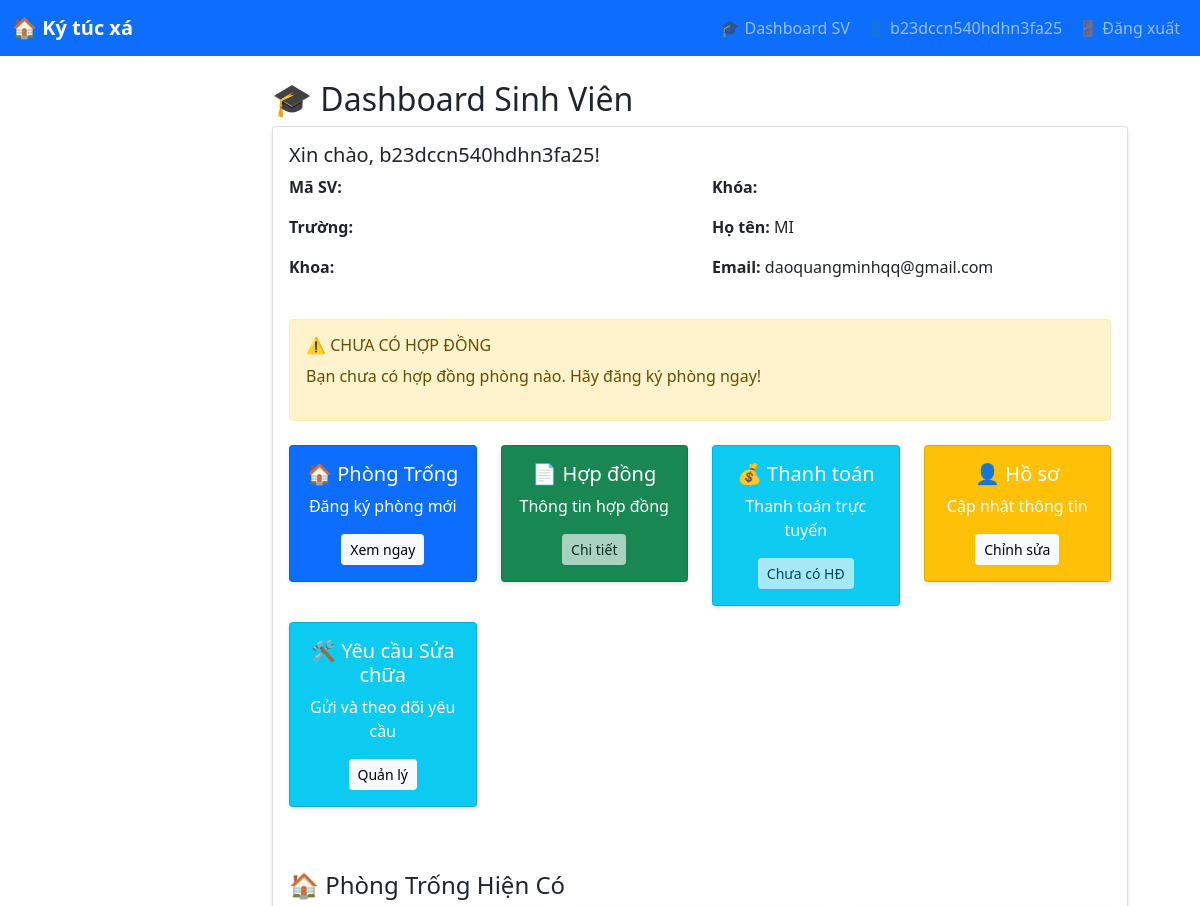
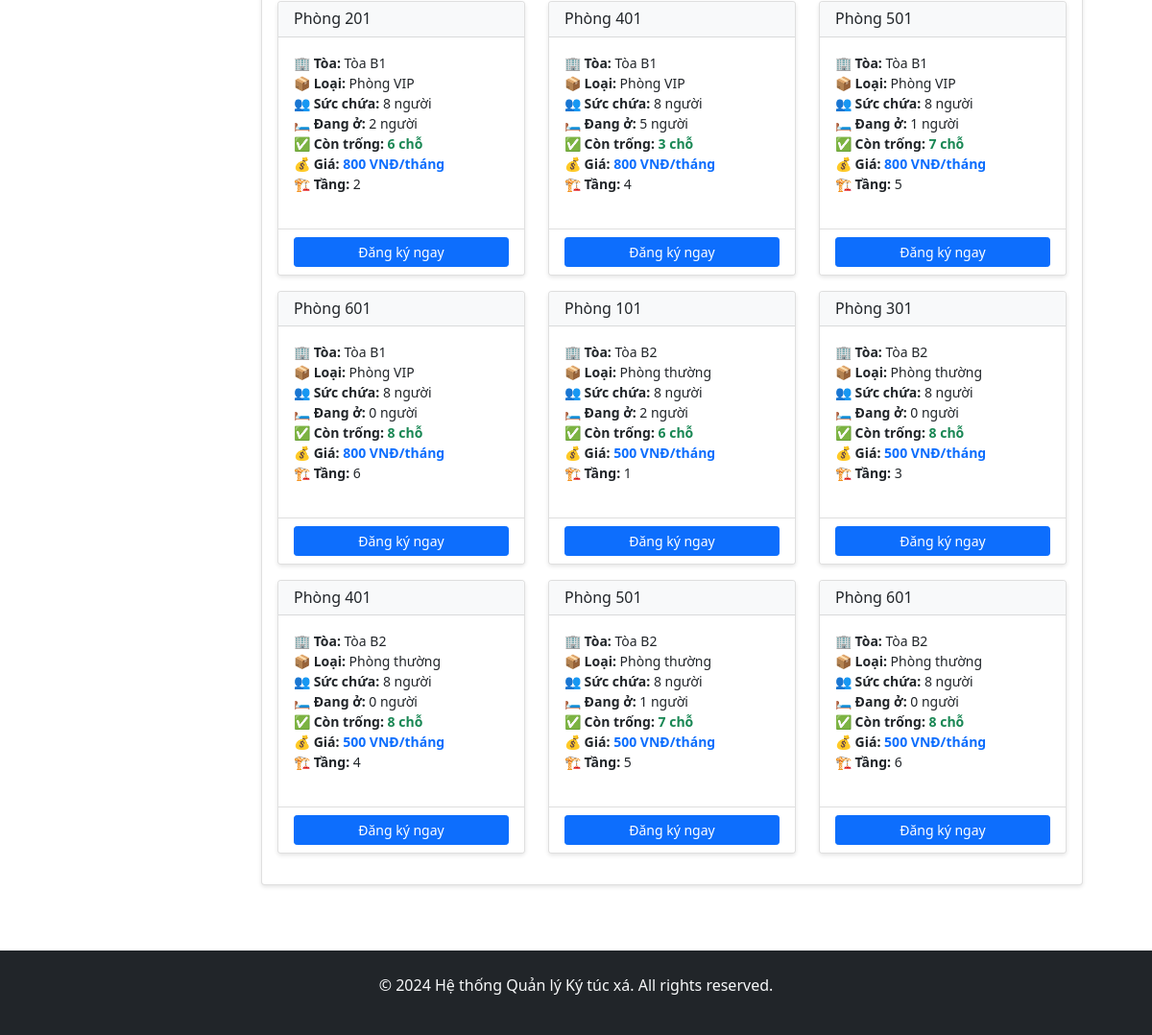
Before: /student/dashboard/ (signed in) with the older database file (2 pictures, top to bottom).
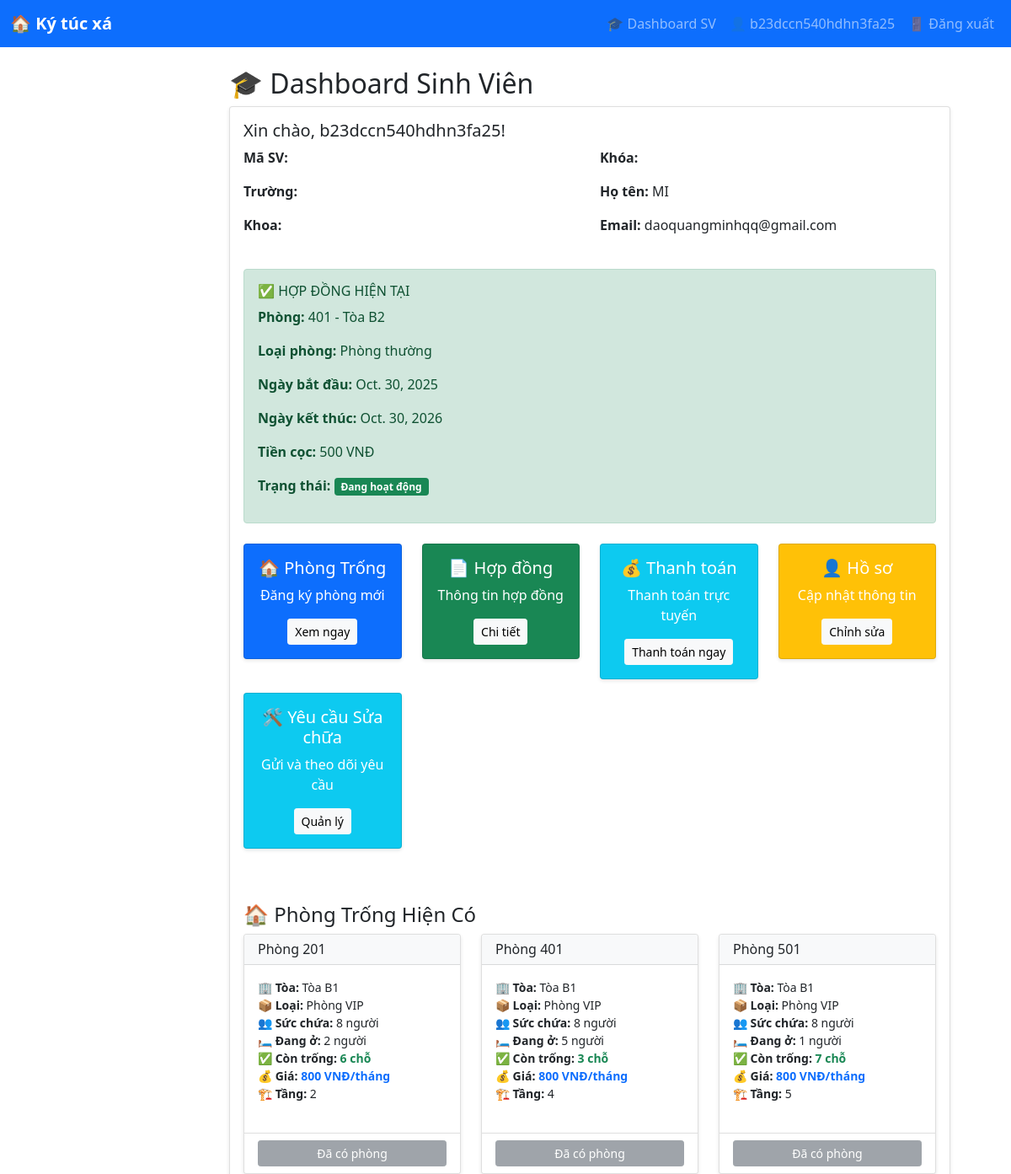
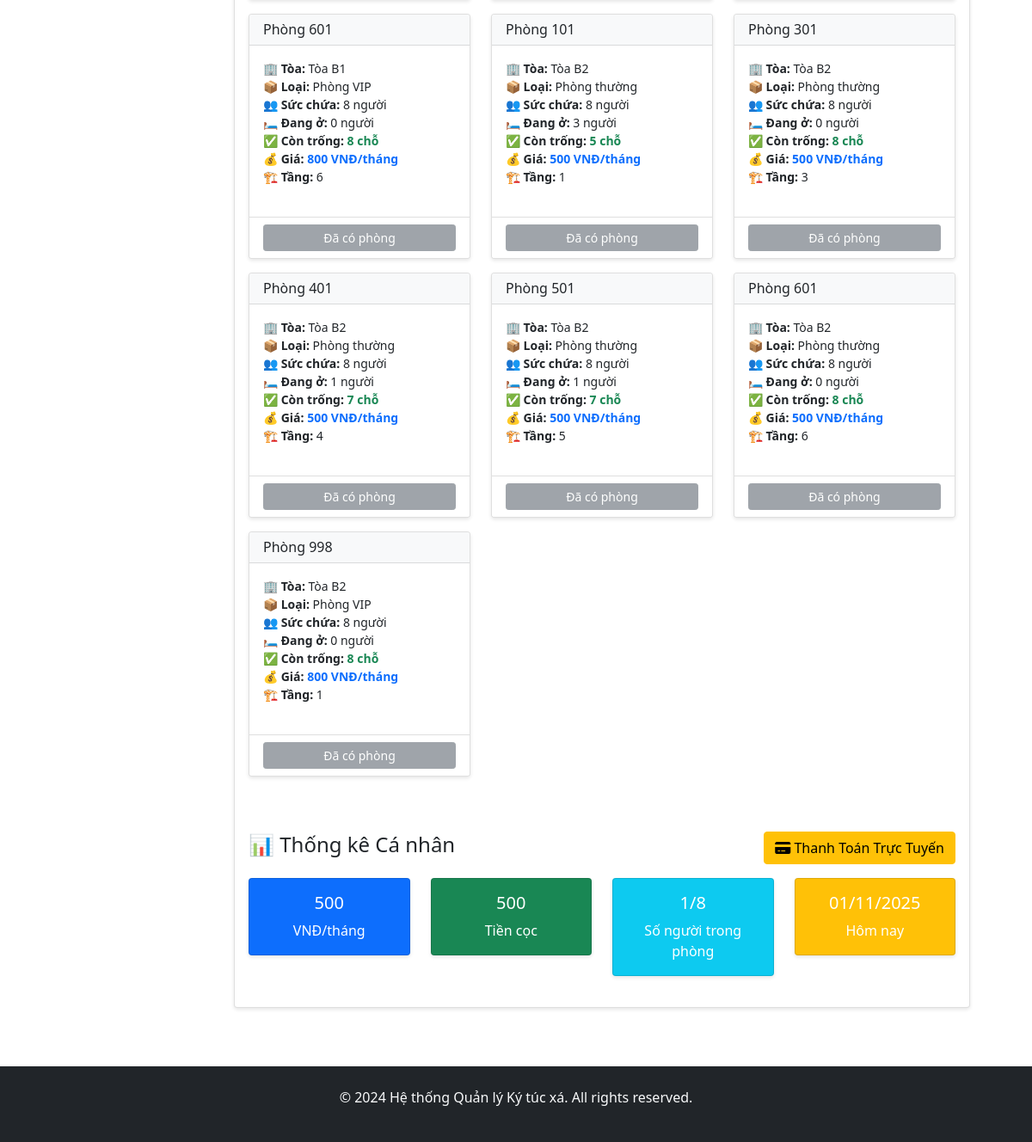
After: the same page with the newer database file (2 pictures, top to bottom).
### dormitory/models.py (models this page shows, shortened)
class Room(models.Model):
    room_number = models.CharField(max_length=10)
    building = models.ForeignKey(Building, on_delete=models.CASCADE)
    room_type = models.ForeignKey(RoomType, on_delete=models.CASCADE)
    floor = models.IntegerField()
    status_choices = (
        ('available', 'Còn trống'),
        ('occupied', 'Đã thuê'),
        ('maintenance', 'Bảo trì'),
    )
    status = models.CharField(max_length=20, choices=status_choices, default='available')
    current_occupancy = models.IntegerField(default=0)
    notes = models.TextField(blank=True)
    class Meta:
        unique_together = ['building', 'room_number']
    def is_available(self):
        return self.current_occupancy < self.room_type.capacity and self.status == 'available'
    def get_available_slots(self):
        return self.room_type.capacity - self.current_occupancy

class Building(models.Model):
    name = models.CharField(max_length=100)
    address = models.TextField()
    total_floors = models.IntegerField()
    description = models.TextField(blank=True)
    created_at = models.DateTimeField(auto_now_add=True)

class RoomType(models.Model):
    name = models.CharField(max_length=100)  # Phòng đơn, đôi, tập thể
    capacity = models.IntegerField()
    price_per_month = models.DecimalField(max_digits=10, decimal_places=2)
    description = models.TextField(blank=True)

class Contract(models.Model):
    contract_number = models.CharField(max_length=20, unique=True)
    student = models.ForeignKey(Student, on_delete=models.CASCADE)
    room = models.ForeignKey(Room, on_delete=models.CASCADE)
    start_date = models.DateField()
    end_date = models.DateField()
    deposit = models.DecimalField(max_digits=10, decimal_places=2)
    status_choices = (
        ('active', 'Đang hoạt động'),
        ('expired', 'Đã hết hạn'),
        ('terminated', 'Đã chấm dứt'),
    )
    status = models.CharField(max_length=20, choices=status_choices, default='active')
    created_at = models.DateTimeField(auto_now_add=True)

### dormitory/views.py (the view)
# urls.py: path('student/dashboard/', views.student_dashboard, name='student_dashboard'),
@login_required
def student_dashboard(request):
    if request.user.user_type != 'student':
        messages.error(request, "Bạn không có quyền truy cập trang này")
        return redirect('home')
    try:
        student = Student.objects.get(user=request.user)
        current_contract = Contract.objects.filter(
            student=student,
            status='active'
        ).first()
        available_rooms = Room.objects.filter(
            status='available'
        ).select_related('building', 'room_type')
        available_rooms = [room for room in available_rooms if room.is_available()]
        context = {
            'student': student,
            'current_contract': current_contract,
            'available_rooms': available_rooms,
        }
        return render(request, 'dormitory/student_dashboard.html', context)
    except Student.DoesNotExist:
        return redirect('complete_profile')

### dormitory/templates/dormitory/student_dashboard.html (shortened to what the changed rows need)
{% extends 'base.html' %}
{% block content %}
<div class="container">
    <div class="row">
        <div class="col-md-12">
            <h2>🎓 Dashboard Sinh Viên</h2>
            <div class="card">
                <div class="card-body">
                    {% if current_contract %}
                    <div class="alert alert-success">
                        <h6>✅ HỢP ĐỒNG HIỆN TẠI</h6>
                        <p><strong>Phòng:</strong> {{ current_contract.room.room_number }} - {{ current_contract.room.building.name }}</p>
                        <p><strong>Loại phòng:</strong> {{ current_contract.room.room_type.name }}</p>
                        <p><strong>Ngày bắt đầu:</strong> {{ current_contract.start_date }}</p>
                        <p><strong>Ngày kết thúc:</strong> {{ current_contract.end_date }}</p>
                        <p><strong>Tiền cọc:</strong> {{ current_contract.deposit|floatformat:0 }} VNĐ</p>
                        <p><strong>Trạng thái:</strong> <span class="badge bg-success">{{ current_contract.get_status_display }}</span></p>
                    </div>
                    {% else %}
                    <div class="alert alert-warning">
                        <h6>⚠️ CHƯA CÓ HỢP ĐỒNG</h6>
                        <p>Bạn chưa có hợp đồng phòng nào. Hãy đăng ký phòng ngay!</p>
                    </div>
                    {% endif %}
                    <div class="row mt-4">
                        <div class="col-md-3">
                            <div class="card text-white bg-success mb-3">
                                <div class="card-body text-center">
                                    <h5 class="card-title">📄 Hợp đồng</h5>
                                    <p class="card-text">Thông tin hợp đồng</p>
                                    {% if current_contract %}
                                    <a href="#" class="btn btn-light btn-sm">Chi tiết</a>
                                    {% else %}
                                    <button class="btn btn-light btn-sm" disabled>Chi tiết</button>
                                    {% endif %}
                                </div>
                            </div>
                        </div>
                        <div class="col-md-3">
                            <div class="card text-white bg-info mb-3">
                                <div class="card-body text-center">
                                    <h5 class="card-title">💰 Thanh toán</h5>
                                    <p class="card-text">Thanh toán trực tuyến</p>
                                    {% if current_contract %}
                                    <a href="{% url 'student_payments' %}" class="btn btn-light btn-sm">Thanh toán ngay</a>
                                    {% else %}
                                    <button class="btn btn-light btn-sm" disabled>Chưa có HĐ</button>
                                    {% endif %}
                                </div>
                            </div>
                        </div>
                    </div>
                    <div id="available-rooms" class="mt-5">
                        {% if not student %}
                        <div class="alert alert-danger">
                            <strong>Vui lòng hoàn thiện hồ sơ sinh viên trước khi đăng ký phòng!</strong>
                        </div>
                        {% elif available_rooms %}
                        <div class="row">
                            {% for room in available_rooms %}
                            <div class="col-md-4 mb-3">
                                <div class="card h-100">
                                    <div class="card-header bg-light">
                                        <h6 class="card-title mb-0">Phòng {{ room.room_number }}</h6>
                                    </div>
                                    <div class="card-body">
                                        <p class="card-text small">
                                            <strong>🏢 Tòa:</strong> {{ room.building.name }}<br>
                                            <strong>📦 Loại:</strong> {{ room.room_type.name }}<br>
                                            <strong>👥 Sức chứa:</strong> {{ room.room_type.capacity }} người<br>
                                            <strong>🛏️ Đang ở:</strong> {{ room.current_occupancy }} người<br>
                                            <strong>✅ Còn trống:</strong>
                                                {% if room.current_occupancy < room.room_type.capacity %}
                                                <span class="text-success fw-bold">{{ room.get_available_slots }} chỗ</span>
                                                {% else %}
                                                <span class="text-danger">Đã đầy</span>
                                                {% endif %}
                                            <br>
                                            <strong>💰 Giá:</strong> <span class="text-primary fw-bold">{{ room.room_type.price_per_month|floatformat:0 }} VNĐ/tháng</span><br>
                                            <strong>🏗️ Tầng:</strong> {{ room.floor }}
                                        </p>
                                    </div>
                                    <div class="card-footer bg-white">
                                        {% if not student %}
                                            <button class="btn btn-secondary btn-sm w-100" disabled>Hoàn thiện hồ sơ</button>
                                        {% elif current_contract %}
                                            <button class="btn btn-secondary btn-sm w-100" disabled>Đã có phòng</button>
                                        {% elif room.current_occupancy >= room.room_type.capacity %}
                                            <button class="btn btn-danger btn-sm w-100" disabled>Đã đầy</button>
                                        {% else %}
                                            <a href="{% url 'room_booking' room.id %}" class="btn btn-primary btn-sm w-100">Đăng ký ngay</a>
                                        {% endif %}
                                    </div>
                                </div>
                            </div>
                            {% endfor %}
                        </div>
                        {% else %}
                        <div class="alert alert-info">
                            <strong>Hiện không có phòng trống nào.</strong> Vui lòng quay lại sau.
                        </div>
                        {% endif %}
                    </div>
                    {% if current_contract %}
                    <div class="row mt-5">
                        <div class="col-md-12">
                            <div class="d-flex justify-content-between align-items-center mb-3">
                                <h4>📊 Thống kê Cá nhân</h4>
                                <a href="{% url 'student_payments' %}" class="btn btn-warning">
                                    <i class="fas fa-credit-card"></i> Thanh Toán Trực Tuyến
                                </a>
                            </div>
                            <div class="row">
                                <div class="col-md-3">
                                    <div class="card text-white bg-primary">
                                        <div class="card-body text-center">
                                            <h5 class="card-title">{{ current_contract.room.room_type.price_per_month|floatformat:0 }}</h5>
                                            <p class="card-text">VNĐ/tháng</p>
                                        </div>
                                    </div>
                                </div>
                                <div class="col-md-3">
                                    <div class="card text-white bg-success">
                                        <div class="card-body text-center">
                                            <h5 class="card-title">{{ current_contract.deposit|floatformat:0 }}</h5>
                                            <p class="card-text">Tiền cọc</p>
                                        </div>
                                    </div>
                                </div>
                                <div class="col-md-3">
                                    <div class="card text-white bg-info">
                                        <div class="card-body text-center">
                                            <h5 class="card-title">{{ current_contract.room.current_occupancy }}/{{ current_contract.room.room_type.capacity }}</h5>
                                            <p class="card-text">Số người trong phòng</p>
                                        </div>
                                    </div>
                                </div>
                                <div class="col-md-3">
                                    <div class="card text-white bg-warning">
                                        <div class="card-body text-center">
                                            <h5 class="card-title">{% now "d/m/Y" %}</h5>
                                            <p class="card-text">Hôm nay</p>
                                        </div>
                                    </div>
                                </div>
                            </div>
                        </div>
                    </div>
                    {% endif %}
                </div>
            </div>
        </div>
    </div>
</div>
{% endblock %}

Changed rows visible on the page:
added Contract: room.room_number "401", room.building.name "Tòa B2", room.room_type.name "Phòng thường", start_date "Oct. 30, 2025", end_date "Oct. 30, 2026", deposit "500", status "Đang hoạt động", room.room_type.price_per_month "500", room.current_occupancy "1", room.room_type.capacity "8"
computed for Room (number 1 of 10 on the later page): text "Đăng ký ngay" → "Đã có phòng"
computed for Room (number 2 of 10 on the later page): text "Đăng ký ngay" → "Đã có phòng"
computed for Room (number 3 of 10 on the later page): text "Đăng ký ngay" → "Đã có phòng"
computed for Room (number 4 of 10 on the later page): text "Đăng ký ngay" → "Đã có phòng"
changed Room (number 5 of 10 on the later page): current_occupancy "2" → "3"; get_available_slots "6" → "5"; now shows "Đã có phòng"; no longer shows "Đăng ký ngay"
computed for Room (number 6 of 10 on the later page): text "Đăng ký ngay" → "Đã có phòng"
changed Room (number 7 of 10 on the later page): current_occupancy "0" → "1"; get_available_slots "8" → "7"; now shows "Đã có phòng"; no longer shows "Đăng ký ngay"
computed for Room (number 8 of 10 on the later page): text "Đăng ký ngay" → "Đã có phòng"
computed for Room (number 9 of 10 on the later page): text "Đăng ký ngay" → "Đã có phòng"
added Room: room_number "998", building.name "Tòa B2", room_type.name "Phòng VIP", room_type.capacity "8", current_occupancy "0", get_available_slots "8", room_type.price_per_month "800", floor "1", shows "Đã có phòng"
Other visible differences:
text no longer shown: "⚠️ CHƯA CÓ HỢP ĐỒNG Bạn chưa có hợp đồng phòng nào. Hãy đăng ký phòng ngay! Chưa có HĐ"
text now shown: "✅ HỢP ĐỒNG HIỆN TẠI Phòng: - Loại phòng: Ngày bắt đầu: Ngày kết thúc: Tiền cọc: VNĐ Trạng thái: Thanh toán ngay 📊 Thống kê Cá nhân Thanh Toán Trực Tuyến VNĐ/tháng Tiền cọc / Số người trong phòng 01/11/2025 Hôm nay"
